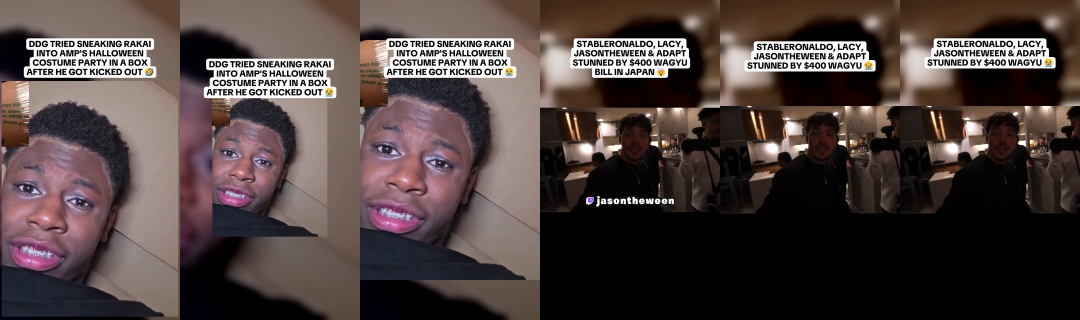
#> input picture closeup_options.png, 2160 x 640 px (shown at 1/2 size)
$ python -i layout.py   (imports and definitions only)   (older library calls are emulated)
#> lines starting #> are read from the running program, lines starting #| are printed output that depends on the picture
"""Turn a clip into a 1080x1920 TikTok video in the clip-page style.

- Reaction (wide video with a small facecam): facecam on the top half, what they're
  watching on the bottom half, headline on the seam.
- Single (anything else): the clip in the middle over a blurred copy of itself,
  headline over its top edge. Already-vertical clips fill the screen.
"""
import nowin  # noqa: F401  (no console windows for child processes)
import os
import re
import subprocess
import urllib.request
from pathlib import Path

import cv2

# [1 line not run here, left out]
import numpy as np
from PIL import Image, ImageDraw, ImageFont

ROOT = Path(__file__).parent
ASSETS = ROOT / "assets"
W, H = 1080, 1920
HALF = H // 2

_det = None


def _detector(w, h):
    global _det
    if _det is None:
        _det = cv2.FaceDetectorYN.create(str(ASSETS / "face_yunet.onnx"), "", (w, h), 0.7)
    _det.setInputSize((w, h))
    return _det


def _sample(path, n=12):
    cap = cv2.VideoCapture(str(path))
    total = int(cap.get(cv2.CAP_PROP_FRAME_COUNT)) or 1
    frames = []
    for i in range(n):
        cap.set(cv2.CAP_PROP_POS_FRAMES, int(total * (i + 0.5) / n))
        ok, f = cap.read()
        if ok:
            frames.append(f)
    cap.release()
    return frames


def _faces(frame):
    h, w = frame.shape[:2]
    s = 640 / max(w, h)
    small = cv2.resize(frame, (int(w * s), int(h * s)))
    _, res = _detector(small.shape[1], small.shape[0]).detect(small)
    if res is None:
        return []
    return [(x / s, y / s, fw / s, fh / s) for x, y, fw, fh, *_ in res]


# [40 lines left out: functions _cam_border, _fit, not called in this run]


def _analyse(path):
    frames = _sample(path)
    if not frames:
        raise RuntimeError("unreadable video")
    fh_, fw_ = frames[0].shape[:2]
    if fh_ > fw_ * 1.2:
        return {"mode": "vertical", "w": fw_, "h": fh_,
                "faces": [f for fr in frames for f in _faces(fr)]}

    per_frame = [_faces(f) for f in frames]
    all_faces = [f for fs in per_frame for f in fs]

    # Facecam = a small face that stays in about the same place for most of the clip. There can be several
    # steady small faces (DDG's cam + someone sitting still in the video he reacts to): try each spot.
    small = [f for f in all_faces if f[2] < 0.13 * fw_]
    spots = []
    for f in sorted(small, key=lambda f: f[2]):
        x, y = f[0] + f[2] / 2, f[1] + f[3] / 2
        if not any(abs(x - sx) < 0.05 * fw_ and abs(y - sy) < 0.05 * fh_ for sx, sy in spots):
            spots.append((x, y))
    median = None
    for sx, sy in spots:
        steady = [f for f in small if abs(f[0] + f[2] / 2 - sx) < 0.05 * fw_ and abs(f[1] + f[3] / 2 - sy) < 0.05 * fh_]
        mx = float(np.median([f[0] + f[2] / 2 for f in steady]))
        my = float(np.median([f[1] + f[3] / 2 for f in steady]))
        frames_with = sum(any(abs(f[0] + f[2] / 2 - mx) < 0.05 * fw_ and abs(f[1] + f[3] / 2 - my) < 0.05 * fh_
                              for f in fs) for fs in per_frame)
        # MORE than half the clip: lower let a face in a screenshot of an X post pass as a webcam (FaZe Banks
        # clip); exactly half was people standing in a wide IRL shot (NitroCamden on Max's stream, 2026-11-06).
        if frames_with <= 0.5 * len(frames):
            continue
        # A facecam sits off to a side or corner; a face in the middle is just the main shot.
        # Middle third across counts as the main shot whatever the height (2026-11-06: Max standing / Cuffem
        # sitting mid-room on the Rising Star set got the split). Real cams so far all sit in the outer quarter.
        # Tightened to the outer quarter: Coi Leray sitting at 72% across got the split (2026-11-06).
        # Real cams: DDG 10%, Lacy 13%, Jason 78-82%.
        if 0.25 * fw_ < mx < 0.75 * fw_:
            continue
        fx, fy, fw, fh = np.median(np.array(steady), axis=0)
        # People sitting side by side in one room (Max, Lil Yachty, Cuffem on the Rising Star set, 2026-11-06):
        # the still one in the middle isn't a webcam if, in most frames, someone else at least as big sits
        # level with him (same height on screen) on BOTH sides. A facecam sits off to one side of the video it
        # reacts to, so a face level with it on one side only is normal (Jason's cam next to Jshock's mukbang).
        def level(fs):
            near = [o[0] + o[2] / 2 - mx for o in fs if o[2] >= 0.6 * fw and abs(o[1] + o[3] / 2 - my) < 1.5 * fh]
            return any(d < -1.5 * fw for d in near) and any(d > 1.5 * fw for d in near)
        if sum(level(fs) for fs in per_frame) > 0.5 * len(frames):
            continue
        if median is None:
            median = np.median(np.stack([cv2.cvtColor(f, cv2.COLOR_BGR2GRAY) for f in frames]), axis=0).astype(np.uint8)
        l, t, r, b = _cam_border(median, fx, fy, fw, fh)
        # A real facecam is a box: at least 2 of its edges sit inside the frame, and it's small.
        inside = sum([l > 0.02 * fw_, t > 0.02 * fh_, r < 0.98 * fw_, b < 0.98 * fh_])
        if inside < 2 or (r - l) * (b - t) > 0.3 * fw_ * fh_:
            continue
        # Never let the cam crop grow past a sensible size around the face.
        l, r = max(l, fx - 4 * fw), min(r, fx + 5 * fw)
        t, b = max(t, fy - 3 * fh), min(b, fy + 4 * fh)
        cam = _fit((l, t, r, b), W / HALF, fw_, fh_, (fx + fw / 2, fy + fh / 2))
        # Lines INSIDE the cam (LED strips, a door frame) can fool the border finder into a tiny box and a
        # 10x zoom: never crop tighter than ~5.5 face widths (about the whole cam on a normal stream layout).
        min_w = 5.5 * fw
        if cam[2] < min_w:
            cw_ = min(min_w, fw_)
            ch_ = min(cw_ * HALF / W, fh_)
            cam = _fit((max(0, fx + fw / 2 - cw_ / 2), max(0, fy + fh / 2 - ch_ / 2),
                        min(fw_, fx + fw / 2 + cw_ / 2), min(fh_, fy + fh / 2 + ch_ / 2)),
                       W / HALF, fw_, fh_, (fx + fw / 2, fy + fh / 2))
            if cam[2] < 0.8 * min_w:     # cam squashed in a corner: shift the box inward instead
                cw_, ch_ = int(min_w) // 2 * 2, int(min_w * HALF / W) // 2 * 2
                cam = (int(max(0, min(fx + fw / 2 - cw_ / 2, fw_ - cw_))),
                       int(max(0, min(fy + fh / 2 - ch_ / 2, fh_ - ch_))), cw_, ch_)
        # Content: the rest of the frame, pushed away from the side the cam is on.
        ccw = int(min(fw_, fh_ * W / HALF)) // 2 * 2
        cam_left = mx < fw_ / 2
        cx0 = fw_ - ccw if cam_left else 0
        content = (cx0, 0, ccw, int(ccw * HALF / W) // 2 * 2)
        content = (content[0], max(0, (fh_ - content[3]) // 2), content[2], min(content[3], fh_ // 2 * 2))
        # (No overlap check any more: the bottom shows the whole frame, cam included, so Lacy's wide cam is fine.)
        return {"mode": "reaction", "w": fw_, "h": fh_, "cam": cam, "content": content, "faces": all_faces}

    return _single(fw_, fh_, all_faces)


# [123 lines left out: functions _main_faces, _group_crop, _single, cam_segments, face_start, trim_start, not called in this run]


def analyse(path):
    info = _analyse(path)
#> the loop in _sample, `for i in range(n):` made 12 passes
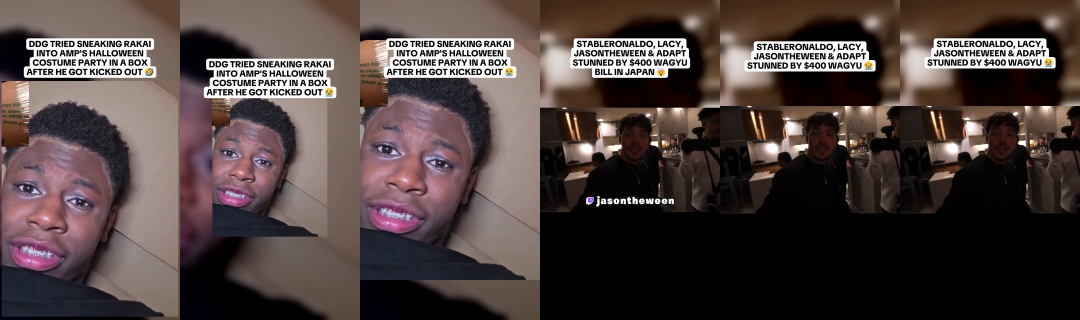
#> input picture closeup_options.png, 2160 x 640 px (shown at 1/2 size)
#> after the loop in _sample, `for i in range(n):`: frames = 12 items
#> in _faces, `small = cv2.resize(frame, (int(w * s), int(h * s)))`:
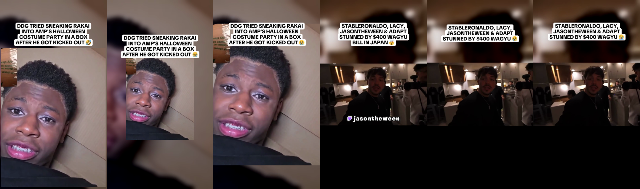
#> small: shape (189, 640, 3); mean B, G, R 63.6, 65.4, 78.3
#> in _faces, frame is the input picture: shape (640, 2160, 3); mean B, G, R 63.8, 65.6, 78.5
    if info["mode"] == "reaction":
        try:
            info["segments"] = cam_segments(path, info)
        except Exception:
            info["segments"] = None
    # Owner 2026-11-06: ONLY two layouts. The normal one is the 'Max scolds NitroCamden' look: one steady
    # crop on everyone, centred over blur, headline on top, no zooming in on whoever talks. So no
    # speaker_shots any more. The other is the reaction split (PC reactions only).
    return info


# ---------- shot framing: wide for groups, tight 3:4 on the stream's own close-ups ----------

STEP = 1 / 6          # seconds between looks at the video
WINDOW = 0.5          # decide the shot every half second
MIN_SHOT = 2.0        # never cut faster than this


# [207 lines left out: functions _people, _audio_rms, speaker_shots, _thumbs_gpu, scene_cuts, _font and 3 more, not called in this run]


# ---------- render ----------

BADGE_W = 540
HL_MIN_Y = 230      # below TikTok's LIVE / Following / For You bar
HL_TOP = 160        # highest the headline goes (just under TikTok's tabs). Owner wants this look (2026-11-06): moving it to 250 pushed tall clips off-centre.
HL_OVERLAP = 12     # the headline's bottom edge just touches the clip's top edge


# [189 lines left out: functions _faces_out, _place, badge_for, _render_mixed, render, _render_single and 3 more, not called in this run]


_gpu = "unset"


# [55 lines left out: functions gpu_index, erase_box, center_on, not called in this run]

#> (the run stopped early here; a loop or call above may not have finished)
